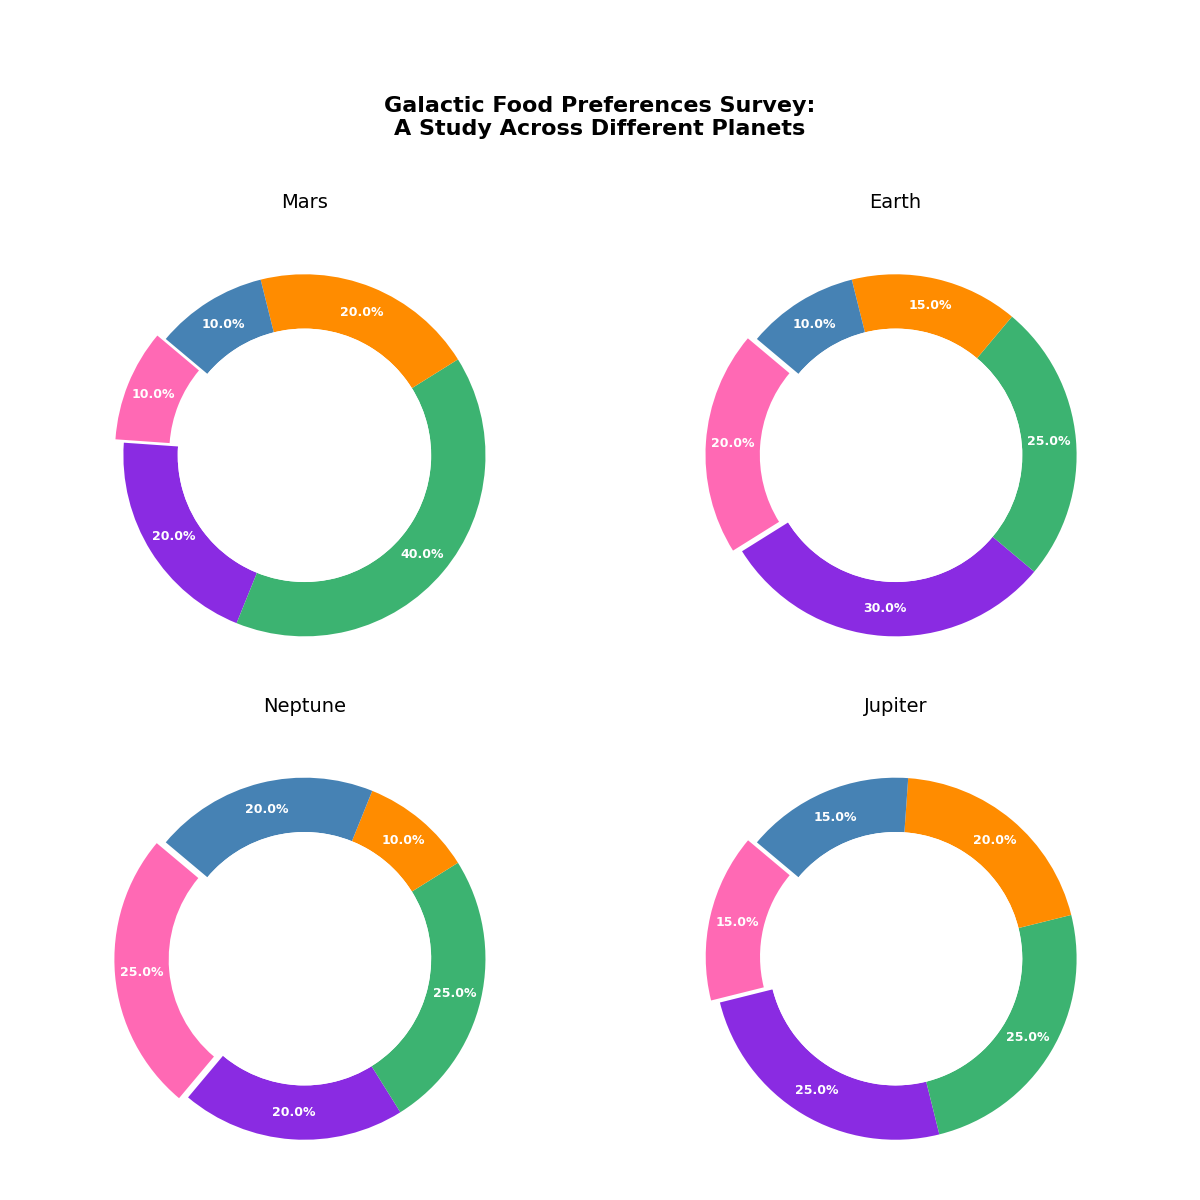

Write the Python code that produced this figure.
import matplotlib.pyplot as plt

planets = ['Mars', 'Earth', 'Neptune', 'Jupiter']
food_categories = ['Fruits', 'Vegetables', 'Meat', 'Dairy', 'Grains']
preferences = [
    [10, 20, 40, 20, 10],  # Mars (Swapped with Earth)
    [20, 30, 25, 15, 10],  # Earth (Swapped with Mars)
    [25, 20, 25, 10, 20],  # Neptune (Swapped with Jupiter)
    [15, 25, 25, 20, 15],  # Jupiter (Swapped with Neptune)
]
# Changed color set
colors = ['#FF69B4', '#8A2BE2', '#3CB371', '#FF8C00', '#4682B4']

fig, axes = plt.subplots(2, 2, figsize=(12, 12))
fig.suptitle('Galactic Food Preferences Survey:\nA Study Across Different Planets', fontsize=16, fontweight='bold', y=0.92)

for i, ax in enumerate(axes.flat):
    wedges, _, autotexts = ax.pie(
        preferences[i], autopct='%1.1f%%', startangle=140,
        colors=colors, pctdistance=0.85, wedgeprops=dict(width=0.3),
        explode=[0.05 if j == 0 else 0 for j in range(len(food_categories))]
    )

    centre_circle = plt.Circle((0, 0), 0.70, fc='white', linewidth=0)
    ax.add_artist(centre_circle)

    for autotext in autotexts:
        autotext.set_color('white')
        autotext.set_fontsize(9)
        autotext.set_weight('bold')

    ax.set_title(planets[i], fontsize=14, pad=15)

plt.tight_layout(rect=[0, 0, 1, 0.9])
plt.show()
